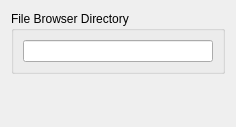
<?xml version="1.0" encoding="UTF-8"?>
<ui version="4.0">
 <class>FileBrowserConfigWidget</class>
 <widget class="QWidget" name="FileBrowserConfigWidget">
  <property name="geometry">
   <rect>
    <x>0</x>
    <y>0</y>
    <width>232</width>
    <height>127</height>
   </rect>
  </property>
  <layout class="QGridLayout" name="gridLayout_2">
   <item row="0" column="0">
    <widget class="QGroupBox" name="groupBox">
     <property name="title">
      <string>File Browser Directory</string>
     </property>
     <layout class="QGridLayout" name="gridLayout">
      <item row="0" column="0">
       <widget class="FileChooserWidget" name="fileChooserWidget"/>
      </item>
     </layout>
    </widget>
   </item>
   <item row="1" column="0">
    <spacer name="verticalSpacer">
     <property name="orientation">
      <enum>Qt::Vertical</enum>
     </property>
     <property name="sizeHint" stdset="0">
      <size>
       <width>214</width>
       <height>40</height>
      </size>
     </property>
    </spacer>
   </item>
  </layout>
 </widget>
 <customwidgets>
  <customwidget>
   <class>FileChooserWidget</class>
   <extends>QLineEdit</extends>
   <header location="global">TkUtil/FileChooserWidget.h</header>
   <container>1</container>
  </customwidget>
 </customwidgets>
 <resources/>
 <connections/>
</ui>
